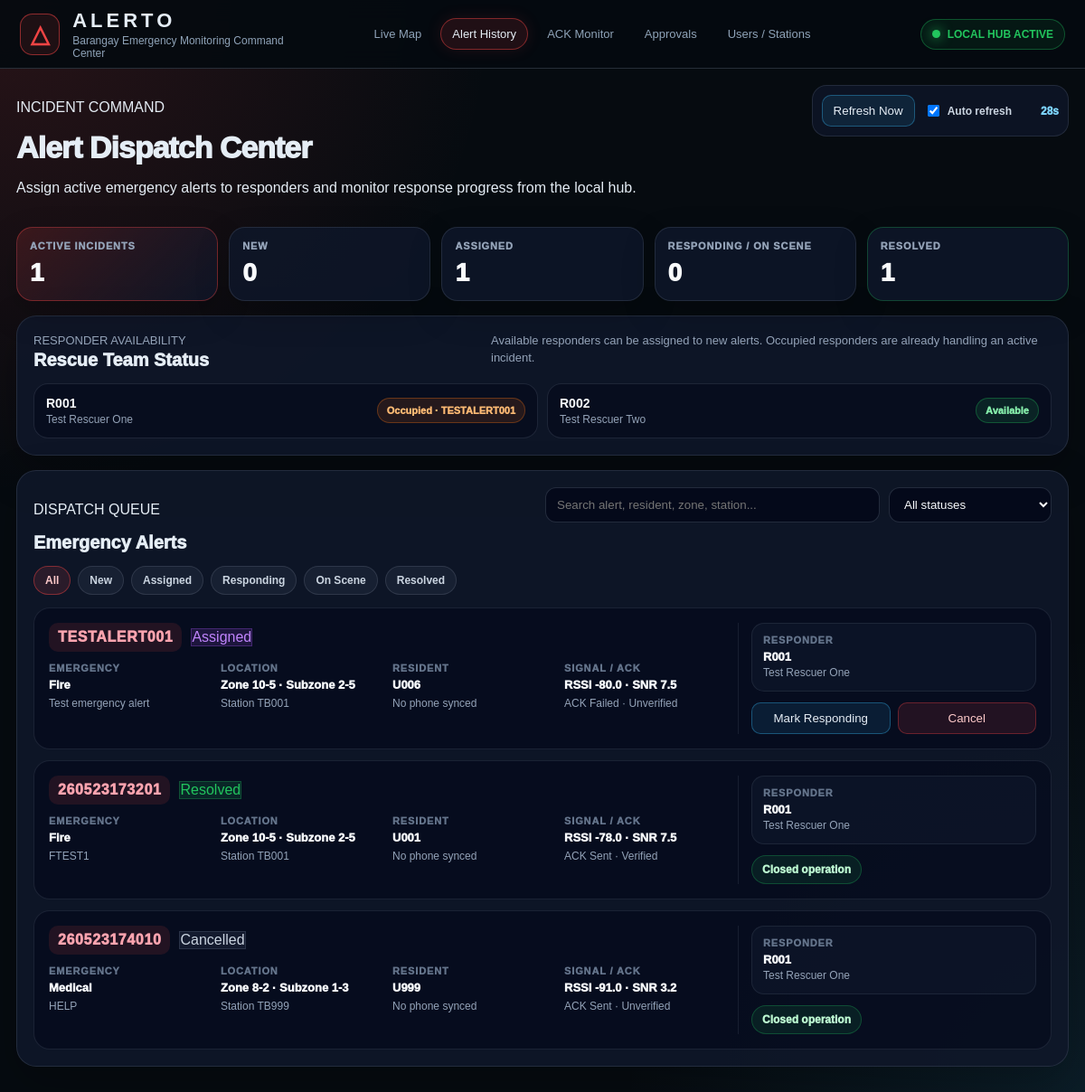
Before: /alerts with the older database file.
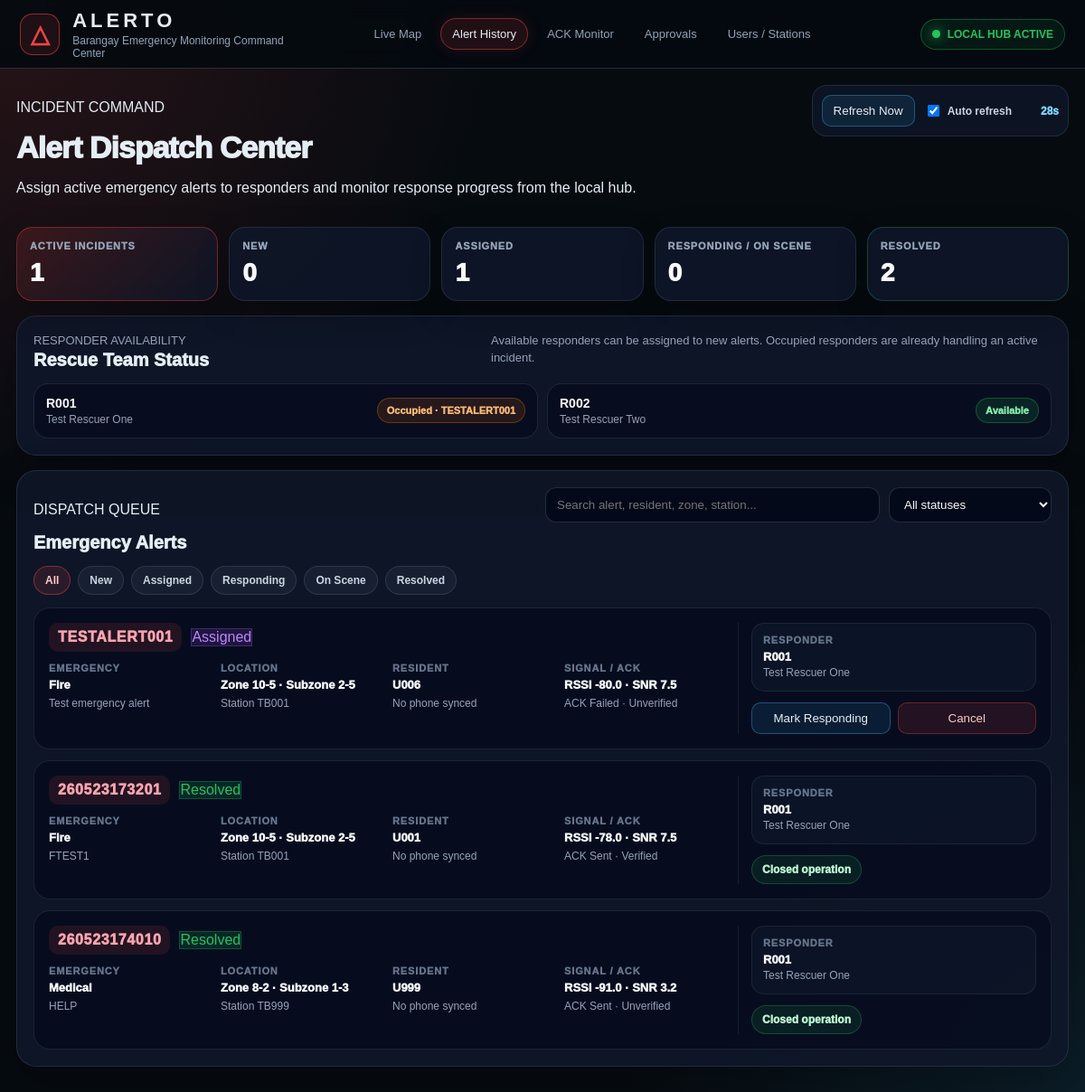
After: the same page with the newer database file.
### tables this page shows
CREATE TABLE alerts (
        id INTEGER PRIMARY KEY AUTOINCREMENT,
        alert_id TEXT UNIQUE,
        packet_type TEXT,
        raw_packet TEXT,
        device_id TEXT,
        user_id TEXT,
        zone TEXT,
        subzone TEXT,
        emergency_type TEXT,
        emergency_label TEXT,
        message TEXT,
        received_at TEXT,
        rssi REAL,
        snr REAL,
        verification_status TEXT DEFAULT 'Unverified',
        alert_status TEXT DEFAULT 'New',
        ack_message TEXT,
        ack_sent INTEGER DEFAULT 0,
        ack_sent_at TEXT,
        created_at TEXT
    , updated_at TEXT);

### app.py (the view)
@app.route("/alerts")
def alerts_page():
    status = request.args.get("status")
    alerts = get_alerts_with_assignments(status)
    rescue_teams = get_rescuers()
    return render_template(
        "alerts.html",
        alerts=alerts,
        rescue_teams=rescue_teams,
        selected_status=status
    )

### database.py (called while the page is built)
def get_connection():
    conn = sqlite3.connect(
        DATABASE_PATH,
        timeout=10,
        check_same_thread=False
    )
    conn.row_factory = sqlite3.Row
    conn.execute("PRAGMA journal_mode=WAL;")
    conn.execute("PRAGMA busy_timeout=10000;")
    conn.execute("PRAGMA foreign_keys=ON;")
    return conn

def get_rescuers():
    conn = get_connection()
    cur = conn.cursor()
    try:
        cur.execute("""
            SELECT *
            FROM users
            WHERE LOWER(COALESCE(role, '')) = 'rescuer'
               OR user_id LIKE 'R%'
               OR user_code LIKE 'R%'
            ORDER BY full_name ASC
        """)
    except sqlite3.OperationalError:
        cur.execute("""
            SELECT *
            FROM users
            WHERE user_id LIKE 'R%'
            ORDER BY full_name ASC
        """)
    rows = cur.fetchall()
    conn.close()
    return rows

### templates/alerts.html (shortened to what the changed rows need)
{% extends "base.html" %}
{% block content %}
{% set active_statuses = ['New', 'Acknowledged', 'Assigned', 'Responding', 'On Scene'] %}
{% set closed_statuses = ['Resolved', 'Cancelled', 'Invalid', 'Failed'] %}
{% set ns = namespace(total=0, active=0, new=0, assigned=0, responding=0, resolved=0, cancelled=0) %}
{% for alert in alerts %}
    {% set ns.total = ns.total + 1 %}
    {% set current_status = alert.alert_status or 'New' %}
    {% if current_status in active_statuses %}{% set ns.active = ns.active + 1 %}{% endif %}
    {% if current_status == 'New' %}{% set ns.new = ns.new + 1 %}{% endif %}
    {% if current_status == 'Assigned' %}{% set ns.assigned = ns.assigned + 1 %}{% endif %}
    {% if current_status == 'Responding' or current_status == 'On Scene' %}{% set ns.responding = ns.responding + 1 %}{% endif %}
    {% if current_status == 'Resolved' %}{% set ns.resolved = ns.resolved + 1 %}{% endif %}
    {% if current_status == 'Cancelled' or current_status == 'Invalid' or current_status == 'Failed' %}{% set ns.cancelled = ns.cancelled + 1 %}{% endif %}
{% endfor %}
<div class="dispatch-page">
    <div class="dispatch-topbar">
        <div>
            <h1>Alert Dispatch Center</h1>
        </div>
    </div>
    <section class="dispatch-kpi-grid">
        <div class="dispatch-kpi resolved">
            <span>Resolved</span>
            <strong>{{ ns.resolved }}</strong>
        </div>
    </section>
    <section class="responder-roster-card">
        <div class="section-slim-header">
            <div>
                <h2>Rescue Team Status</h2>
            </div>
        </div>
    </section>
    <section class="dispatch-board-card">
        <div class="dispatch-board-header">
            <div>
                <h2>Emergency Alerts</h2>
            </div>
        </div>
        {% if alerts %}
        <div class="dispatch-alert-list">
            {% for alert in alerts %}
            {% set current_status = alert.alert_status or 'New' %}
            <article class="dispatch-alert-card alert-row"
                data-status="{{ current_status }}"
                data-search="{{ (alert.alert_id or '')|lower }} {{ (alert.device_id or '')|lower }} {{ (alert.user_id or '')|lower }} {{ (alert.resident_name or '')|lower }} {{ (alert.zone or '')|lower }} {{ (alert.subzone or '')|lower }} {{ (alert.emergency_label or alert.emergency_type or '')|lower }} {{ (alert.message or '')|lower }}">
                <div class="alert-main-column">
                    <div class="alert-title-line">
                        <span class="alert-code-chip">{{ alert.alert_id }}</span>
                        <span class="status-pill {{ current_status|lower|replace(' ', '-') }}">{{ current_status }}</span>
                    </div>
                    <div class="alert-context-grid">
                        <div>
                            <label>Emergency</label>
                            <strong>{{ alert.emergency_label or alert.emergency_type or 'Unknown' }}</strong>
                            <p>{{ alert.message or 'No message provided' }}</p>
                        </div>
                        <div>
                            <label>Location</label>
                            <strong>Zone {{ alert.zone or '—' }} · Subzone {{ alert.subzone or '—' }}</strong>
                            <p>Station {{ alert.device_id or '—' }}</p>
                        </div>
                        <div>
                            <label>Resident</label>
                            <strong>{{ alert.resident_name or alert.user_id or 'Unknown / Not synced' }}</strong>
                            <p>{{ alert.resident_phone or 'No phone synced' }}</p>
                        </div>
                        <div>
                            <label>Signal / ACK</label>
                            <strong>RSSI {{ alert.rssi or '—' }} · SNR {{ alert.snr or '—' }}</strong>
                            <p>{% if alert.ack_sent %}ACK Sent{% else %}ACK Failed{% endif %} · {{ alert.verification_status or 'Unverified' }}</p>
                        </div>
                    </div>
                </div>
                <aside class="alert-operation-column">
                    <div class="assigned-responder-box">
                        <label>Responder</label>
                        {% if alert.assigned_rescuer_code %}
                            <strong>{{ alert.assigned_rescuer_code }}</strong>
                            <span>{{ alert.assigned_rescuer_name or 'Assigned rescuer' }}</span>
                        {% else %}
                            <strong>Unassigned</strong>
                            <span>Needs dispatcher action</span>
                        {% endif %}
                    </div>
                    {% if current_status not in closed_statuses %}
                        {% if not alert.assigned_rescuer_code %}
                        <div class="assign-control-row">
                            <select id="rescuer-select-{{ alert.alert_id }}">
                                <option value="">Select rescuer</option>
                                {% for rescuer in rescue_teams %}
                                    {% set rescuer_code = rescuer.user_code or rescuer.user_id %}
                                    <option value="{{ rescuer_code }}">
                                        {{ rescuer_code }} - {{ rescuer.full_name }}
                                    </option>
                                {% endfor %}
                            </select>
                            <button class="btn-small success" onclick="assignAlert('{{ alert.alert_id }}')">Assign</button>
                        </div>
                        <button class="btn-small danger-soft full-action" onclick="updateStatus('{{ alert.alert_id }}', 'Cancelled')">Cancel / Invalid</button>
                        {% else %}
                        <div class="next-action-grid">
                            {% if current_status in ['Assigned', 'Acknowledged'] %}
                                <button onclick="updateStatus('{{ alert.alert_id }}', 'Responding')">Mark Responding</button>
                            {% elif current_status == 'Responding' %}
                                <button onclick="updateStatus('{{ alert.alert_id }}', 'On Scene')">Mark On Scene</button>
                            {% elif current_status == 'On Scene' %}
                                <button class="success-soft" onclick="updateStatus('{{ alert.alert_id }}', 'Resolved')">Resolve Alert</button>
                            {% else %}
                                <button onclick="updateStatus('{{ alert.alert_id }}', 'Responding')">Mark Responding</button>
                            {% endif %}
                            <button class="danger-soft" onclick="updateStatus('{{ alert.alert_id }}', 'Cancelled')">Cancel</button>
                        </div>
                        {% endif %}
                    {% else %}
                        <div class="closed-alert-note">Closed operation</div>
                    {% endif %}
                </aside>
            </article>
            {% endfor %}
        </div>
        {% else %}
        <div class="empty-state">
            <h3>No alerts found</h3>
            <p>Incoming LoRa alerts will appear here after receiver.py saves packets into local SQLite.</p>
        </div>
        {% endif %}
    </section>
</div>
{% endblock %}

Changed rows visible on the page:
changed alerts (number 3 of 3 on the later page): alert_status "Cancelled" → "Resolved"
Other visible differences:
{{ ns.resolved }}: "1" → "2"
